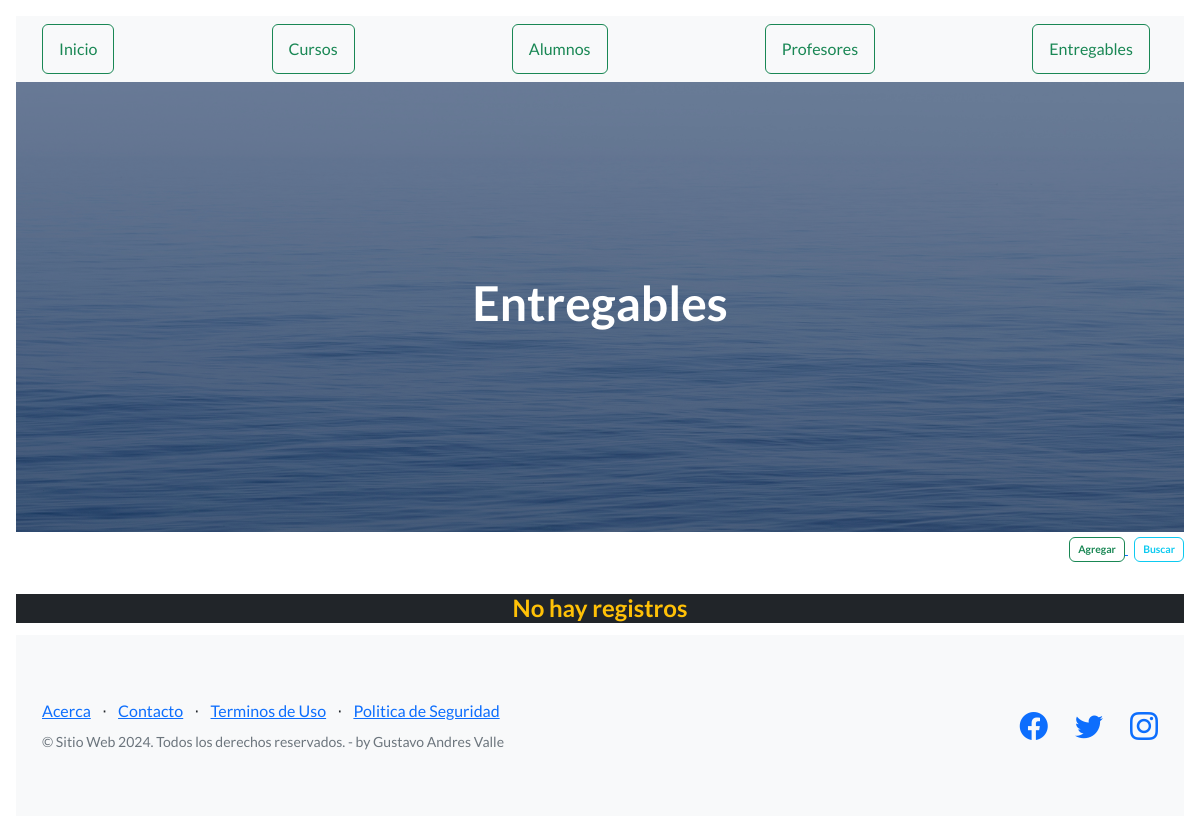
The app's page /AppCoder/ver_entregables, older data.
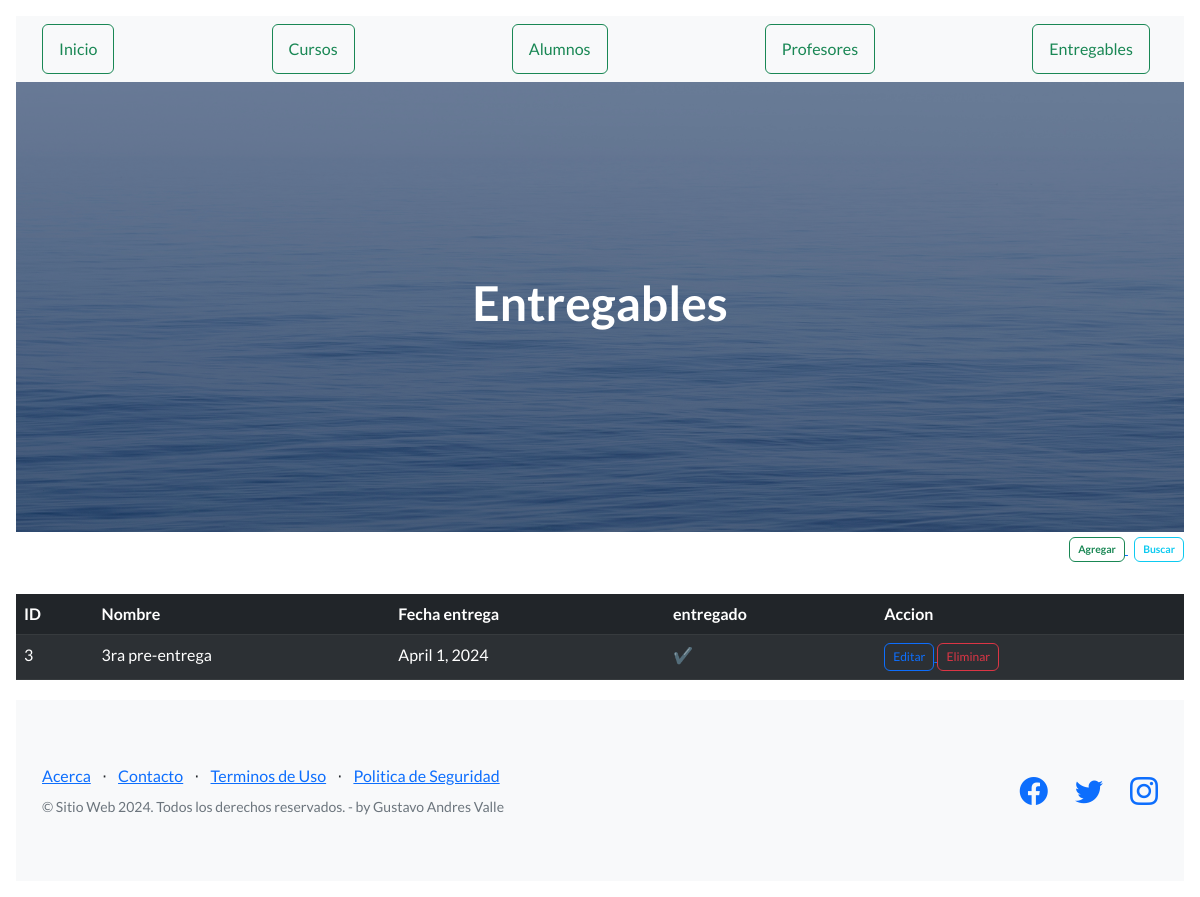
The same page, newer data.
### AppCoder/models.py (models this page shows, shortened)
class Entregable(models.Model):
    nombre = models.CharField(max_length=40)
    fecha_entrega = models.DateField()
    entregado = models.BooleanField()

### AppCoder/views.py (the view)
# urls.py: path("ver_entregables", views.ver_entregables, name="entregables"),
def ver_entregables(request):
    entregables = Entregable.objects.all()
    dicc = {"entregables": entregables}
    plantilla = loader.get_template("entregables.html")
    documento = plantilla.render(dicc)
    return HttpResponse(documento)

### AppCoder/templates/entregables.html (shortened to what this page needs)
{% extends "base.html" %}
{% block title %}<h1 class="text-center"> Entregables </h1>{% endblock %}
{% load static %}
{% block contenido %}
    <div class="d-grid gap-2 col-12 mx-auto justify-content-md-end">
        <div>
            <a href="{% url 'alta_entregable' %}">
                <button type="button"
                        class="fw-bold btn btn btn-outline-success"
                        style="--bs-btn-padding-y: .25rem; --bs-btn-padding-x: .5rem;
                        --bs-btn-font-size: .65rem;">
                    Agregar
                </button>
            </a>
            <a href="{% url 'bus_entregable' %}">
                <button type="button"
                        class="fw-bold btn btn btn-outline-info"
                        style="--bs-btn-padding-y: .25rem; --bs-btn-padding-x: .5rem;
                        --bs-btn-font-size: .65rem;">
                    Buscar
                </button>
            </a>
        </div>
    </div>
    {% if entregables %}
    <table class="table table-md table-dark table-striped">
    <div class="table-responsive">
        <thead>
            <tr>
                <th>ID</th>
                <th>Nombre</th>
                <th>Fecha entrega</th>
                <th>entregado</th>
                <th>Accion</th>
            </tr>
        </thead>
        <body>
            {% for n in entregables %}
            <tr>
                <td>{{n.id}}</td>
                <td>{{n.nombre}}</td>
                <td>{{n.fecha_entrega}}</td>
                <td>{% if n.entregado == False %} ❌ {% else %} ✔ {% endif %}</td>
                <td>
                    <div>
                        <a href="{% url 'editar_entregable' n.id %}">
                            <button type="button"
                                        class="btn btn-outline-primary"
                                        style="--bs-btn-padding-y: .25rem; --bs-btn-padding-x: .5rem;
                            --bs-btn-font-size: .75rem;">Editar
                                </button>
                        <a href="{% url 'eliminar_entregable' n.id %}">
                            <button type="button"
                                        class="btn btn-outline-danger btnEliminacion"
                                        style="--bs-btn-padding-y: .25rem; --bs-btn-padding-x: .5rem;
                            --bs-btn-font-size: .75rem;">Eliminar
                                </button>
                        </a>
                    </div>
                </td>
            </tr>
            {% endfor %}
        </body>
        </div>
    </table>
    {% else %}
        <center><h4 class="fs-4 text-warning bg-dark">No hay registros</h4></center>
    {% endif %}
{% endblock %}

Row changes from the older to the newer data that the page shows:
added Entregable: id "3", nombre "3ra pre-entrega", fecha_entrega "April 1, 2024"
Text that changed along with them:
text no longer shown: "No hay registros"
text now shown: "ID Nombre Fecha entrega entregado Accion"
